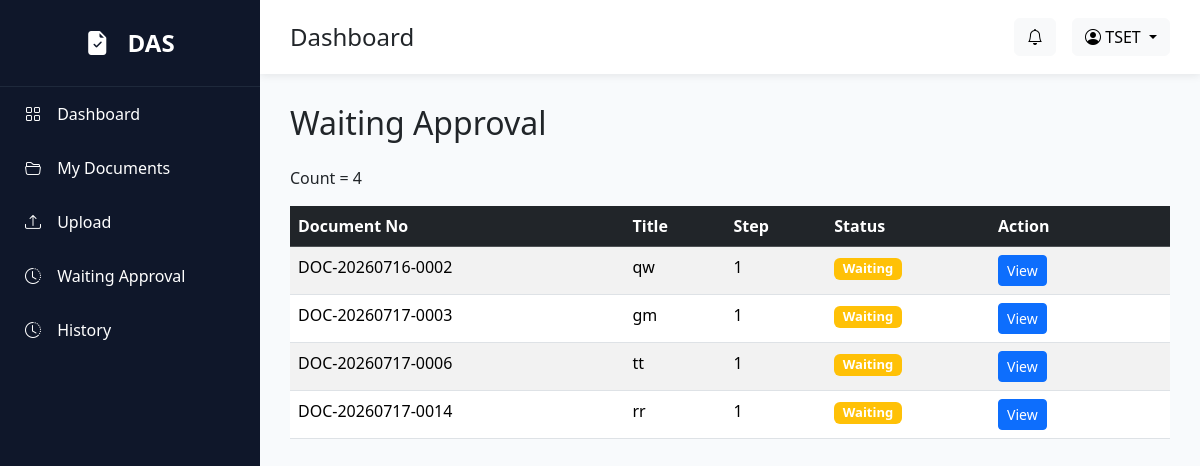
/documents/waiting (signed in), run on an earlier commit of the app's database.
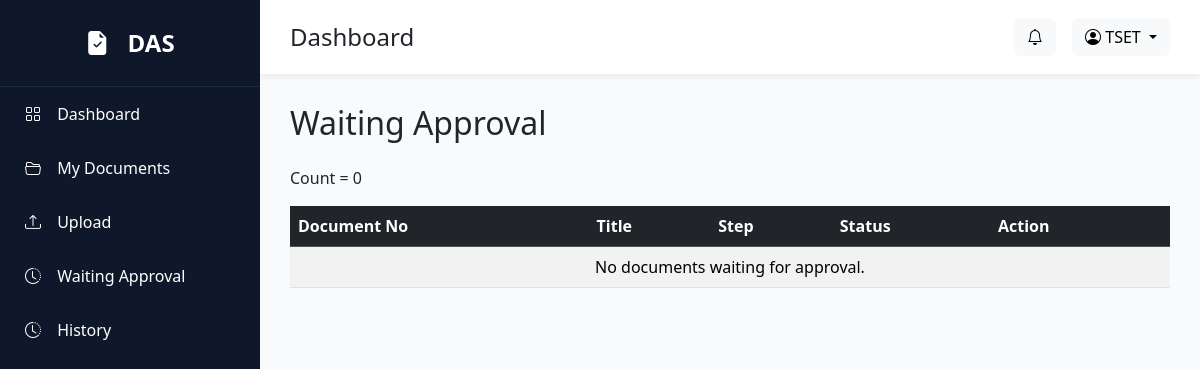
And on a later commit of the database.
### models/approval_step.py (models this page shows)
class ApprovalStep(db.Model):
    __tablename__ = "approval_steps"
    id = db.Column(db.Integer, primary_key=True)
    document_id = db.Column(
        db.Integer,
        db.ForeignKey("documents.id"),
        nullable=False
    )
    approver_id = db.Column(
        db.Integer,
        db.ForeignKey("users.id"),
        nullable=False
    )
    sequence = db.Column(
        db.Integer,
        nullable=False
    )
    status = db.Column(
        db.String(20),
        default="Pending"
    )
    approved_at = db.Column(
        db.DateTime
    )
    comment = db.Column(
        db.Text
    )
    created_at = db.Column(
        db.DateTime,
        default=datetime.utcnow
    )

### models/document.py (models this page shows)
class Document(db.Model):
    __tablename__ = "documents"
    id = db.Column(db.Integer, primary_key=True)
    document_no = db.Column(db.String(30), unique=True, nullable=False)
    title = db.Column(db.String(255), nullable=False)
    document_type = db.Column(db.String(100), nullable=False)
    description = db.Column(db.Text)
    file_name = db.Column(db.String(255))
    status = db.Column(db.String(50), default="Waiting Manager")
    created_by = db.Column(db.String(20))
    current_approver = db.Column(db.String(20))
    created_at = db.Column(
        db.DateTime,
        default=lambda: datetime.utcnow() + timedelta(hours=7)
    )
    approval_steps = db.relationship(
        "ApprovalStep",
        backref="document",
        lazy=True,
        cascade="all, delete-orphan",
        order_by="ApprovalStep.sequence"
    )

### routes/document.py (the view)
@document_bp.route("/documents/waiting")
@login_required
def waiting_documents():
    waiting_steps = (
        ApprovalStep.query
        .filter_by(
            approver_id=current_user.id,
            status="Waiting"
        )
        .all()
    )
    return render_template(
        "documents/waiting.html",
        waiting_steps=waiting_steps
    )

### app.py (called while the page is built)
@login_manager.user_loader
def load_user(user_id):
    return User.query.get(int(user_id))

### templates/documents/waiting.html (shortened to what this page needs)
{% extends "layout/base.html" %}
{% block content %}
<h2 class="mb-4">Waiting Approval</h2>
<p>Count = {{ waiting_steps|length }}</p>
<div class="table-responsive d-none d-lg-block">
<table class="table table-striped">
    <thead class="table-dark">
        <tr>
            <th>Document No</th>
            <th>Title</th>
            <th>Step</th>
            <th>Status</th>
            <th width="180">Action</th>
        </tr>
    </thead>
    <tbody>
        {% for step in waiting_steps %}
        <tr>
            <td>{{ step.document.document_no }}</td>
            <td>{{ step.document.title }}</td>
            <td>{{ step.sequence }}</td>
            <td>
                <span class="badge bg-warning">
                    {{ step.status }}
                </span>
            </td>
            <td>
                <a href="/documents/{{ step.document.id }}" class="btn btn-primary btn-sm">
                    View
                </a>
            </td>
        </tr>
        {% else %}
        <tr>
            <td colspan="5" class="text-center">
                No documents waiting for approval.
            </td>
        </tr>
        {% endfor %}
    </tbody>
</table>
</div>
{% endblock %}

What changed in the data, as far as the page shows it:
no longer on this page (row edited): ApprovalStep: document.document_no "DOC-20260716-0002", document "qw", sequence "1", status "Waiting"
no longer on this page (row edited): ApprovalStep: document.document_no "DOC-20260717-0003", document "gm", sequence "1", status "Waiting"
no longer on this page (row edited): ApprovalStep: document.document_no "DOC-20260717-0006", document "tt", sequence "1", status "Waiting"
no longer on this page (row edited): ApprovalStep: document.document_no "DOC-20260717-0014", document "rr", sequence "1", status "Waiting"
Also different on the page:
{{ waiting_steps|length }}: "4" → "0"
text now shown: "No documents waiting for approval."
